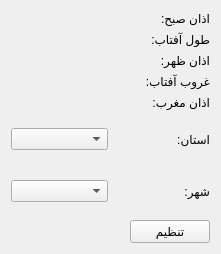
<?xml version="1.0" encoding="UTF-8"?>
<ui version="4.0">
 <class>azan_widget</class>
 <widget class="QWidget" name="azan_widget">
  <property name="geometry">
   <rect>
    <x>0</x>
    <y>0</y>
    <width>221</width>
    <height>254</height>
   </rect>
  </property>
  <property name="windowTitle">
   <string>Widget</string>
  </property>
  <property name="styleSheet">
   <string notr="true"/>
  </property>
  <layout class="QVBoxLayout" name="verticalLayout_3">
   <item>
    <layout class="QHBoxLayout" name="horizontalLayout">
     <item>
      <layout class="QVBoxLayout" name="verticalLayout_2">
       <item>
        <widget class="QLabel" name="label_faraj">
         <property name="text">
          <string/>
         </property>
         <property name="alignment">
          <set>Qt::AlignCenter</set>
         </property>
        </widget>
       </item>
       <item>
        <widget class="QLabel" name="label_sunrise">
         <property name="text">
          <string/>
         </property>
         <property name="alignment">
          <set>Qt::AlignCenter</set>
         </property>
        </widget>
       </item>
       <item>
        <widget class="QLabel" name="label_dhuhr">
         <property name="text">
          <string/>
         </property>
         <property name="alignment">
          <set>Qt::AlignCenter</set>
         </property>
        </widget>
       </item>
       <item>
        <widget class="QLabel" name="label_sunset_3">
         <property name="text">
          <string/>
         </property>
         <property name="alignment">
          <set>Qt::AlignCenter</set>
         </property>
        </widget>
       </item>
       <item>
        <widget class="QLabel" name="label_maghrib">
         <property name="text">
          <string/>
         </property>
         <property name="alignment">
          <set>Qt::AlignCenter</set>
         </property>
        </widget>
       </item>
      </layout>
     </item>
     <item>
      <layout class="QVBoxLayout" name="verticalLayout">
       <item>
        <widget class="QLabel" name="label">
         <property name="text">
          <string>اذان صبح:</string>
         </property>
        </widget>
       </item>
       <item>
        <widget class="QLabel" name="label_2">
         <property name="text">
          <string>طول آفتاب:</string>
         </property>
        </widget>
       </item>
       <item>
        <widget class="QLabel" name="label_3">
         <property name="text">
          <string>اذان ظهر:</string>
         </property>
        </widget>
       </item>
       <item>
        <widget class="QLabel" name="label_4">
         <property name="text">
          <string>غروب آفتاب:</string>
         </property>
        </widget>
       </item>
       <item>
        <widget class="QLabel" name="label_5">
         <property name="text">
          <string>اذان مغرب:</string>
         </property>
        </widget>
       </item>
      </layout>
     </item>
    </layout>
   </item>
   <item>
    <layout class="QHBoxLayout" name="horizontalLayout_2">
     <item>
      <widget class="QComboBox" name="comboBox_state"/>
     </item>
     <item>
      <widget class="QLabel" name="label_6">
       <property name="text">
        <string>استان:</string>
       </property>
      </widget>
     </item>
    </layout>
   </item>
   <item>
    <layout class="QHBoxLayout" name="horizontalLayout_3">
     <item>
      <widget class="QComboBox" name="comboBox_city"/>
     </item>
     <item>
      <widget class="QLabel" name="label_7">
       <property name="text">
        <string>شهر:</string>
       </property>
      </widget>
     </item>
    </layout>
   </item>
   <item>
    <layout class="QHBoxLayout" name="horizontalLayout_4">
     <item>
      <spacer name="horizontalSpacer">
       <property name="orientation">
        <enum>Qt::Horizontal</enum>
       </property>
       <property name="sizeHint" stdset="0">
        <size>
         <width>40</width>
         <height>20</height>
        </size>
       </property>
      </spacer>
     </item>
     <item>
      <widget class="QPushButton" name="pushButton">
       <property name="text">
        <string>تنظیم</string>
       </property>
      </widget>
     </item>
    </layout>
   </item>
  </layout>
 </widget>
 <resources/>
 <connections/>
</ui>
